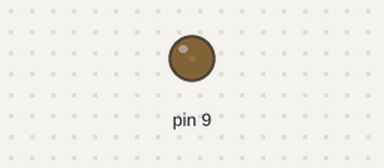
Bench run of a sketch on a simulated Arduino Uno, built with avr-gcc and run on an emulated ATmega328P. Parts: output pins drawn as LEDs (lit = HIGH). What the sketch prints to the serial monitor is not drawn.

Above: at 0.05 s.
At 1.2 s:
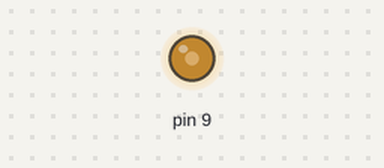
At 2.35 s:
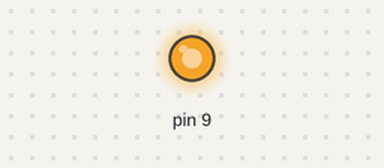
At 4.65 s:
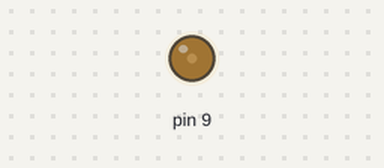
Timing chart, 0 to 6.7 s (numbered marks = the images above):
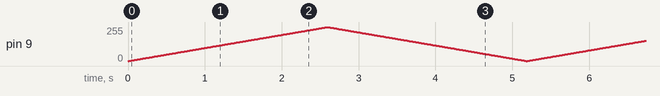

The sketch:

pushButton_LED_for.ino
```cpp
void setup() {
  // put your setup code here, to run once:
  pinMode(9, OUTPUT);
  Serial.begin(9600);
}

void loop() {
  // put your main code here, to run repeatedly:
  for (int i = 0; i < 255; i++)
  {
    analogWrite(9, i);
    Serial.println(i);
    delay(10);
  }

  for (int i = 255; i > 0; i--)
  {
    analogWrite(9, i);
    Serial.println(i);
    delay(10);
  }
}
```
